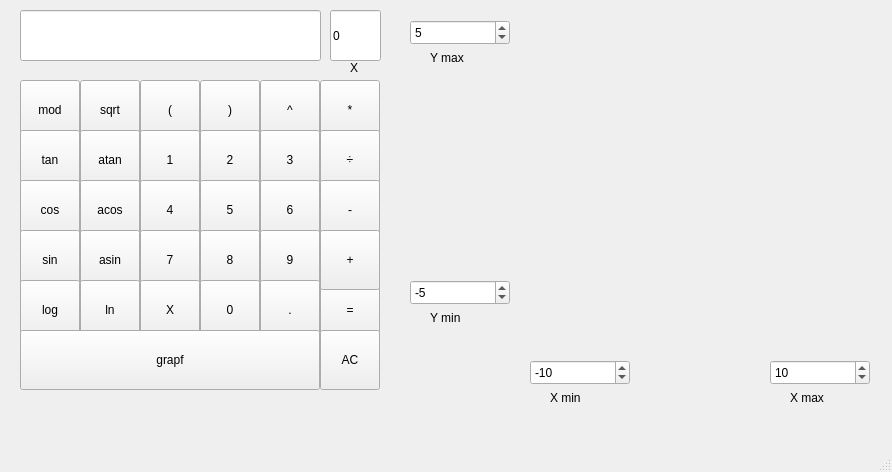
<?xml version="1.0" encoding="UTF-8"?>
<ui version="4.0">
 <class>MainWindow</class>
 <widget class="QMainWindow" name="MainWindow">
  <property name="geometry">
   <rect>
    <x>0</x>
    <y>0</y>
    <width>892</width>
    <height>472</height>
   </rect>
  </property>
  <property name="windowTitle">
   <string>MainWindow</string>
  </property>
  <property name="styleSheet">
   <string notr="true">QPushButton:pressed {
	background-color: rgb(194, 189, 255);
}</string>
  </property>
  <widget class="QWidget" name="centralwidget">
   <widget class="QPushButton" name="pushButton_mod">
    <property name="enabled">
     <bool>true</bool>
    </property>
    <property name="geometry">
     <rect>
      <x>20</x>
      <y>80</y>
      <width>60</width>
      <height>60</height>
     </rect>
    </property>
    <property name="text">
     <string>mod</string>
    </property>
   </widget>
   <widget class="QPushButton" name="pushButton_tan">
    <property name="geometry">
     <rect>
      <x>20</x>
      <y>130</y>
      <width>60</width>
      <height>60</height>
     </rect>
    </property>
    <property name="text">
     <string>tan</string>
    </property>
   </widget>
   <widget class="QPushButton" name="pushButton_cos">
    <property name="geometry">
     <rect>
      <x>20</x>
      <y>180</y>
      <width>60</width>
      <height>60</height>
     </rect>
    </property>
    <property name="text">
     <string>cos</string>
    </property>
   </widget>
   <widget class="QPushButton" name="pushButton_sin">
    <property name="geometry">
     <rect>
      <x>20</x>
      <y>230</y>
      <width>60</width>
      <height>60</height>
     </rect>
    </property>
    <property name="text">
     <string>sin</string>
    </property>
   </widget>
   <widget class="QPushButton" name="pushButton_log">
    <property name="geometry">
     <rect>
      <x>20</x>
      <y>280</y>
      <width>60</width>
      <height>60</height>
     </rect>
    </property>
    <property name="text">
     <string>log</string>
    </property>
   </widget>
   <widget class="QPushButton" name="pushButton_sqrt">
    <property name="enabled">
     <bool>true</bool>
    </property>
    <property name="geometry">
     <rect>
      <x>80</x>
      <y>80</y>
      <width>60</width>
      <height>60</height>
     </rect>
    </property>
    <property name="text">
     <string>sqrt</string>
    </property>
   </widget>
   <widget class="QPushButton" name="pushButton_atan">
    <property name="geometry">
     <rect>
      <x>80</x>
      <y>130</y>
      <width>60</width>
      <height>60</height>
     </rect>
    </property>
    <property name="text">
     <string>atan</string>
    </property>
   </widget>
   <widget class="QPushButton" name="pushButton_acos">
    <property name="geometry">
     <rect>
      <x>80</x>
      <y>180</y>
      <width>60</width>
      <height>60</height>
     </rect>
    </property>
    <property name="text">
     <string>acos</string>
    </property>
   </widget>
   <widget class="QPushButton" name="pushButton_asin">
    <property name="geometry">
     <rect>
      <x>80</x>
      <y>230</y>
      <width>60</width>
      <height>60</height>
     </rect>
    </property>
    <property name="text">
     <string>asin</string>
    </property>
   </widget>
   <widget class="QPushButton" name="pushButton_ln">
    <property name="geometry">
     <rect>
      <x>80</x>
      <y>280</y>
      <width>60</width>
      <height>60</height>
     </rect>
    </property>
    <property name="text">
     <string>ln</string>
    </property>
   </widget>
   <widget class="QPushButton" name="pushButton_left">
    <property name="geometry">
     <rect>
      <x>140</x>
      <y>80</y>
      <width>60</width>
      <height>60</height>
     </rect>
    </property>
    <property name="text">
     <string>(</string>
    </property>
   </widget>
   <widget class="QPushButton" name="pushButton_1">
    <property name="geometry">
     <rect>
      <x>140</x>
      <y>130</y>
      <width>60</width>
      <height>60</height>
     </rect>
    </property>
    <property name="styleSheet">
     <string notr="true"/>
    </property>
    <property name="text">
     <string>1</string>
    </property>
   </widget>
   <widget class="QPushButton" name="pushButton_4">
    <property name="geometry">
     <rect>
      <x>140</x>
      <y>180</y>
      <width>60</width>
      <height>60</height>
     </rect>
    </property>
    <property name="styleSheet">
     <string notr="true"/>
    </property>
    <property name="text">
     <string>4</string>
    </property>
   </widget>
   <widget class="QPushButton" name="pushButton_7">
    <property name="geometry">
     <rect>
      <x>140</x>
      <y>230</y>
      <width>60</width>
      <height>60</height>
     </rect>
    </property>
    <property name="styleSheet">
     <string notr="true"/>
    </property>
    <property name="text">
     <string>7</string>
    </property>
   </widget>
   <widget class="QPushButton" name="pushButton_X">
    <property name="geometry">
     <rect>
      <x>140</x>
      <y>280</y>
      <width>60</width>
      <height>60</height>
     </rect>
    </property>
    <property name="text">
     <string>X</string>
    </property>
   </widget>
   <widget class="QPushButton" name="pushButton_right">
    <property name="geometry">
     <rect>
      <x>200</x>
      <y>80</y>
      <width>60</width>
      <height>60</height>
     </rect>
    </property>
    <property name="text">
     <string>)</string>
    </property>
   </widget>
   <widget class="QPushButton" name="pushButton_2">
    <property name="geometry">
     <rect>
      <x>200</x>
      <y>130</y>
      <width>60</width>
      <height>60</height>
     </rect>
    </property>
    <property name="styleSheet">
     <string notr="true"/>
    </property>
    <property name="text">
     <string>2</string>
    </property>
   </widget>
   <widget class="QPushButton" name="pushButton_5">
    <property name="geometry">
     <rect>
      <x>200</x>
      <y>180</y>
      <width>60</width>
      <height>60</height>
     </rect>
    </property>
    <property name="styleSheet">
     <string notr="true"/>
    </property>
    <property name="text">
     <string>5</string>
    </property>
   </widget>
   <widget class="QPushButton" name="pushButton_8">
    <property name="geometry">
     <rect>
      <x>200</x>
      <y>230</y>
      <width>60</width>
      <height>60</height>
     </rect>
    </property>
    <property name="styleSheet">
     <string notr="true"/>
    </property>
    <property name="text">
     <string>8</string>
    </property>
   </widget>
   <widget class="QPushButton" name="pushButton_0">
    <property name="geometry">
     <rect>
      <x>200</x>
      <y>280</y>
      <width>60</width>
      <height>60</height>
     </rect>
    </property>
    <property name="styleSheet">
     <string notr="true"/>
    </property>
    <property name="text">
     <string>0</string>
    </property>
   </widget>
   <widget class="QPushButton" name="pushButton_pow">
    <property name="geometry">
     <rect>
      <x>260</x>
      <y>80</y>
      <width>60</width>
      <height>60</height>
     </rect>
    </property>
    <property name="text">
     <string>^</string>
    </property>
   </widget>
   <widget class="QPushButton" name="pushButton_3">
    <property name="geometry">
     <rect>
      <x>260</x>
      <y>130</y>
      <width>60</width>
      <height>60</height>
     </rect>
    </property>
    <property name="styleSheet">
     <string notr="true"/>
    </property>
    <property name="text">
     <string>3</string>
    </property>
   </widget>
   <widget class="QPushButton" name="pushButton_6">
    <property name="geometry">
     <rect>
      <x>260</x>
      <y>180</y>
      <width>60</width>
      <height>60</height>
     </rect>
    </property>
    <property name="styleSheet">
     <string notr="true"/>
    </property>
    <property name="text">
     <string>6</string>
    </property>
   </widget>
   <widget class="QPushButton" name="pushButton_9">
    <property name="geometry">
     <rect>
      <x>260</x>
      <y>230</y>
      <width>60</width>
      <height>60</height>
     </rect>
    </property>
    <property name="styleSheet">
     <string notr="true"/>
    </property>
    <property name="text">
     <string>9</string>
    </property>
   </widget>
   <widget class="QPushButton" name="pushButton_point">
    <property name="geometry">
     <rect>
      <x>260</x>
      <y>280</y>
      <width>60</width>
      <height>60</height>
     </rect>
    </property>
    <property name="text">
     <string>.</string>
    </property>
   </widget>
   <widget class="QPushButton" name="pushButton_mul">
    <property name="geometry">
     <rect>
      <x>320</x>
      <y>80</y>
      <width>60</width>
      <height>60</height>
     </rect>
    </property>
    <property name="text">
     <string>*</string>
    </property>
   </widget>
   <widget class="QPushButton" name="pushButton_div">
    <property name="geometry">
     <rect>
      <x>320</x>
      <y>130</y>
      <width>60</width>
      <height>60</height>
     </rect>
    </property>
    <property name="text">
     <string>÷</string>
    </property>
   </widget>
   <widget class="QPushButton" name="pushButton_minus">
    <property name="geometry">
     <rect>
      <x>320</x>
      <y>180</y>
      <width>60</width>
      <height>60</height>
     </rect>
    </property>
    <property name="text">
     <string>-</string>
    </property>
   </widget>
   <widget class="QPushButton" name="pushButton_equal">
    <property name="geometry">
     <rect>
      <x>320</x>
      <y>280</y>
      <width>60</width>
      <height>60</height>
     </rect>
    </property>
    <property name="text">
     <string>=</string>
    </property>
   </widget>
   <widget class="QPushButton" name="pushButton_plus">
    <property name="geometry">
     <rect>
      <x>320</x>
      <y>230</y>
      <width>60</width>
      <height>60</height>
     </rect>
    </property>
    <property name="text">
     <string>+</string>
    </property>
   </widget>
   <widget class="QLineEdit" name="value">
    <property name="geometry">
     <rect>
      <x>20</x>
      <y>10</y>
      <width>301</width>
      <height>51</height>
     </rect>
    </property>
    <property name="readOnly">
     <bool>true</bool>
    </property>
   </widget>
   <widget class="QPushButton" name="pushButton_grapf">
    <property name="geometry">
     <rect>
      <x>20</x>
      <y>330</y>
      <width>300</width>
      <height>60</height>
     </rect>
    </property>
    <property name="text">
     <string>grapf</string>
    </property>
   </widget>
   <widget class="QPushButton" name="pushButton_clear">
    <property name="geometry">
     <rect>
      <x>320</x>
      <y>330</y>
      <width>60</width>
      <height>60</height>
     </rect>
    </property>
    <property name="text">
     <string>AC</string>
    </property>
   </widget>
   <widget class="QLineEdit" name="value_x">
    <property name="geometry">
     <rect>
      <x>330</x>
      <y>10</y>
      <width>51</width>
      <height>51</height>
     </rect>
    </property>
    <property name="text">
     <string>0</string>
    </property>
    <property name="readOnly">
     <bool>false</bool>
    </property>
   </widget>
   <widget class="QLabel" name="label">
    <property name="geometry">
     <rect>
      <x>350</x>
      <y>60</y>
      <width>21</width>
      <height>16</height>
     </rect>
    </property>
    <property name="text">
     <string>X</string>
    </property>
   </widget>
   <widget class="QCustomPlot" name="widget" native="true">
    <property name="geometry">
     <rect>
      <x>530</x>
      <y>20</y>
      <width>321</width>
      <height>321</height>
     </rect>
    </property>
   </widget>
   <widget class="QSpinBox" name="spinBox_max_x">
    <property name="geometry">
     <rect>
      <x>770</x>
      <y>360</y>
      <width>100</width>
      <height>25</height>
     </rect>
    </property>
    <property name="minimum">
     <number>0</number>
    </property>
    <property name="maximum">
     <number>1000000</number>
    </property>
    <property name="value">
     <number>10</number>
    </property>
   </widget>
   <widget class="QSpinBox" name="spinBox_min_x">
    <property name="geometry">
     <rect>
      <x>530</x>
      <y>360</y>
      <width>100</width>
      <height>25</height>
     </rect>
    </property>
    <property name="minimum">
     <number>-1000000</number>
    </property>
    <property name="maximum">
     <number>-1</number>
    </property>
    <property name="value">
     <number>-10</number>
    </property>
   </widget>
   <widget class="QSpinBox" name="spinBox_max_y">
    <property name="geometry">
     <rect>
      <x>410</x>
      <y>20</y>
      <width>100</width>
      <height>25</height>
     </rect>
    </property>
    <property name="maximum">
     <number>1000000</number>
    </property>
    <property name="value">
     <number>5</number>
    </property>
   </widget>
   <widget class="QSpinBox" name="spinBox_min_y">
    <property name="geometry">
     <rect>
      <x>410</x>
      <y>280</y>
      <width>100</width>
      <height>25</height>
     </rect>
    </property>
    <property name="minimum">
     <number>-1000000</number>
    </property>
    <property name="maximum">
     <number>-1</number>
    </property>
    <property name="value">
     <number>-5</number>
    </property>
   </widget>
   <widget class="QLabel" name="label_2">
    <property name="geometry">
     <rect>
      <x>790</x>
      <y>390</y>
      <width>58</width>
      <height>16</height>
     </rect>
    </property>
    <property name="text">
     <string>X max</string>
    </property>
   </widget>
   <widget class="QLabel" name="label_3">
    <property name="geometry">
     <rect>
      <x>550</x>
      <y>390</y>
      <width>58</width>
      <height>16</height>
     </rect>
    </property>
    <property name="text">
     <string>X min</string>
    </property>
   </widget>
   <widget class="QLabel" name="label_4">
    <property name="geometry">
     <rect>
      <x>430</x>
      <y>50</y>
      <width>58</width>
      <height>16</height>
     </rect>
    </property>
    <property name="text">
     <string>Y max</string>
    </property>
   </widget>
   <widget class="QLabel" name="label_5">
    <property name="geometry">
     <rect>
      <x>430</x>
      <y>310</y>
      <width>58</width>
      <height>16</height>
     </rect>
    </property>
    <property name="text">
     <string>Y min</string>
    </property>
   </widget>
  </widget>
  <widget class="QStatusBar" name="statusbar"/>
  <widget class="QMenuBar" name="menubar">
   <property name="geometry">
    <rect>
     <x>0</x>
     <y>0</y>
     <width>892</width>
     <height>24</height>
    </rect>
   </property>
  </widget>
 </widget>
 <customwidgets>
  <customwidget>
   <class>QCustomPlot</class>
   <extends>QWidget</extends>
   <header>qcustomplot.h</header>
   <container>1</container>
  </customwidget>
 </customwidgets>
 <resources/>
 <connections/>
</ui>
